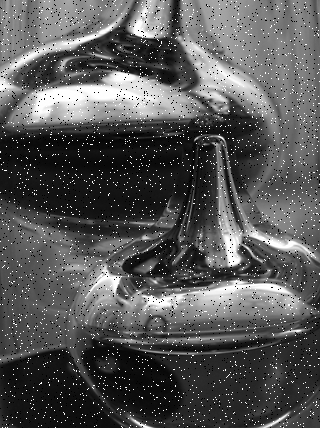
#> input picture LABS2425/4/Noise_salt_and_pepper.png, 320 x 428 px
$ python ip4_median.py
#> lines starting #> are read from the running program, lines starting #| are printed output that depends on the picture
from skimage import data, io
from skimage import filters

import matplotlib.pyplot as plt

image = io.imread('Noise_salt_and_pepper.png', as_gray=True)
#> image is the input picture: shape (428, 320); min 0, max 255, mean 86.8
smoothed_image = filters.median(image)
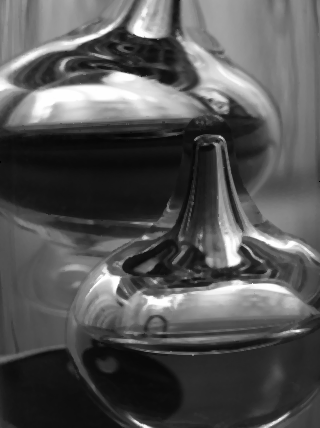
#> smoothed_image: shape (428, 320); min 0, max 255, mean 84.7

titles = ['Original Image', 'Median Filtered Image']

fig, ax = plt.subplots(1, 2)

ax[0].imshow(image, cmap='gray')
ax[1].imshow(smoothed_image, cmap='gray')
for i in range(len(ax)):
    ax[i].axis('off')
    ax[i].set_title(titles[i])

plt.show()
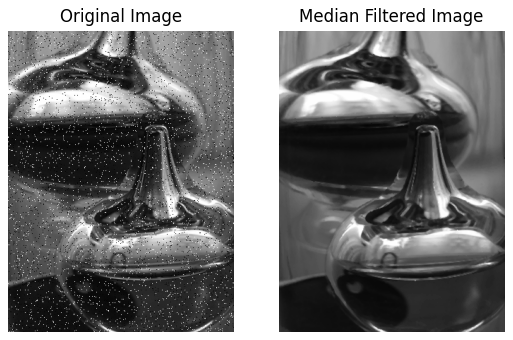
#> figure drawn by matplotlib, 2 panels

$ run again, with LABS2425/4/median.png copied over LABS2425/4/Noise_salt_and_pepper.png
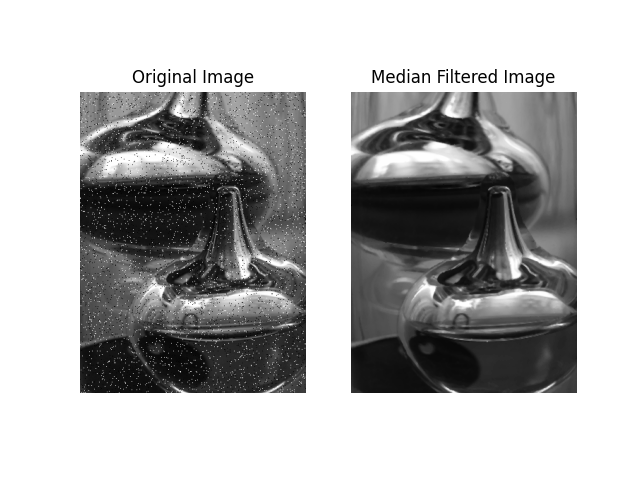
#> input picture LABS2425/4/median.png, 640 x 480 px
#> image is the input picture: shape (480, 640) float64; min 0, max 1, mean 0.701
#> `plt.show()`:
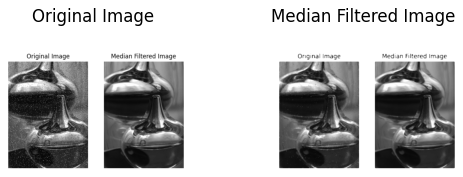
#> figure drawn by matplotlib, 2 panels
